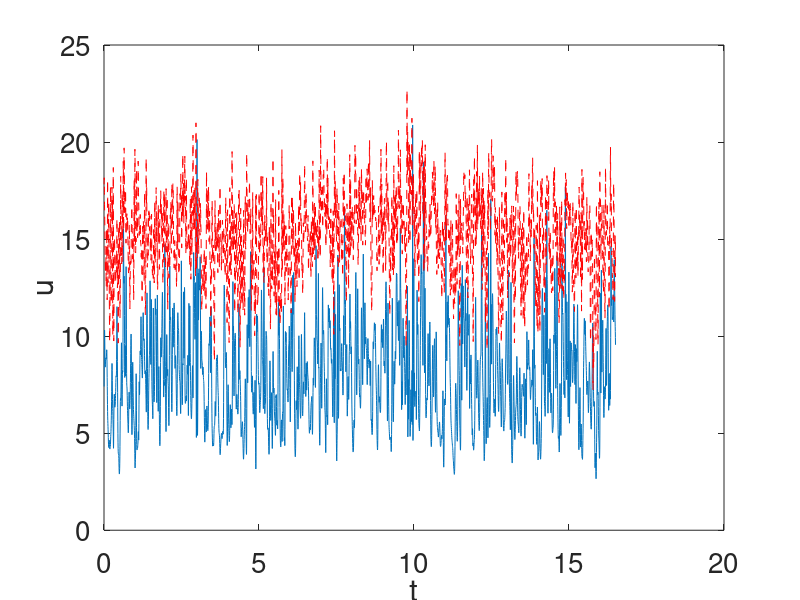

Here is the MATLAB script that generated this plot:
close all
clear all
% ***** read u
load u_v_time_4nodes.dat
u1=u_v_time_4nodes(:,1);
v1=u_v_time_4nodes(:,2);
u2=u_v_time_4nodes(:,3);
v2=u_v_time_4nodes(:,4);
u3=u_v_time_4nodes(:,5);
v3=u_v_time_4nodes(:,6);
u4=u_v_time_4nodes(:,7);
v4=u_v_time_4nodes(:,8);

% time step=0.0033
dt=0.0033;
n=length(u1);
% compute time array
t=dt:dt:n*dt;

%%%%%%%%%%%%%%%% plotting section %%%%%%%%%%%%%%%%%%%%%%%%%%
% plot u
plot(t,u2)
hold
plot(t,u3,'r--')
xlabel('t')
ylabel('u')
handle=gca
set(handle,'fontsize',[20])
print u_time.ps -deps
%
